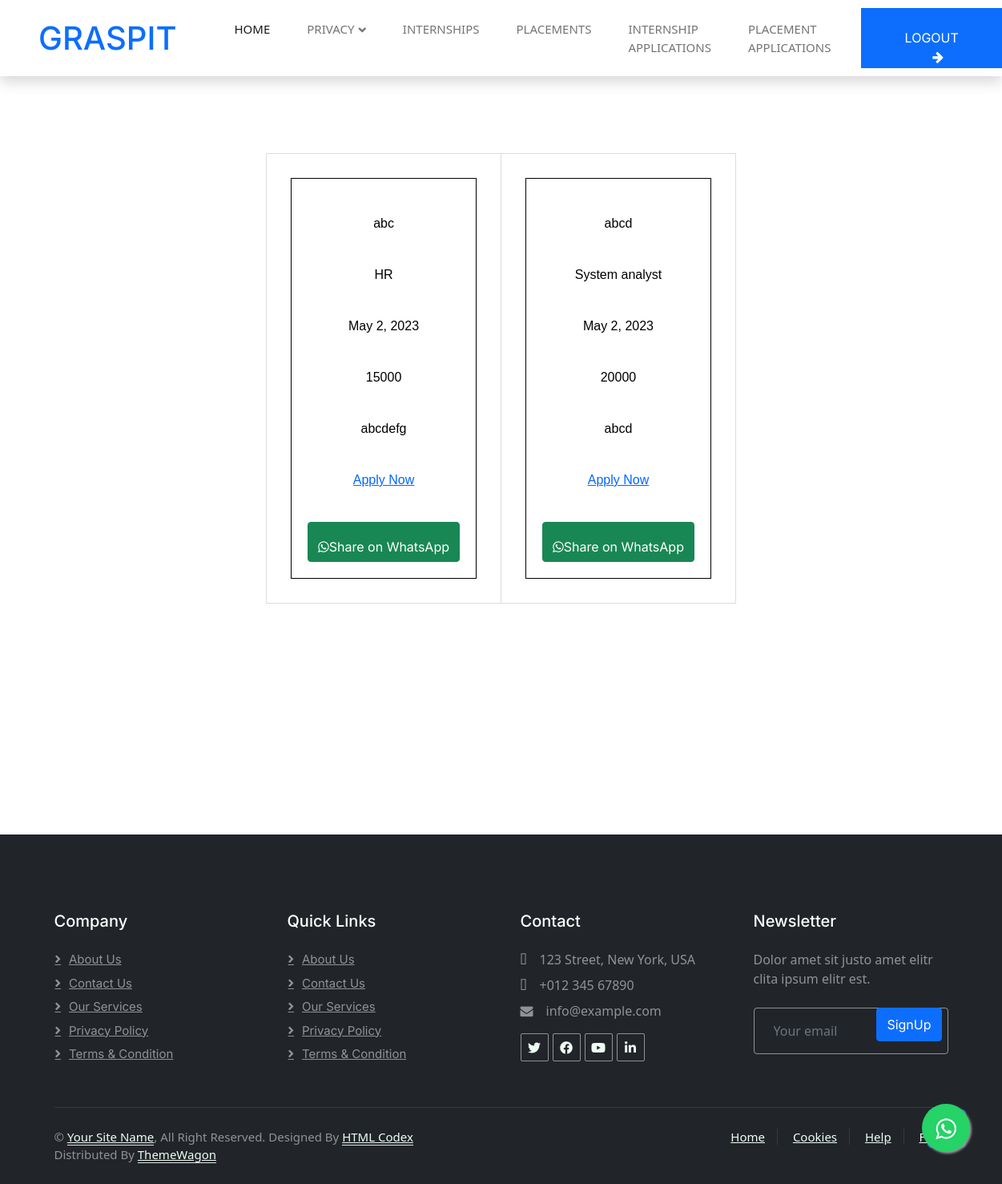
Page /WUser/vewplcmnts/ (signed in) on the committed database.
### Company/models.py (models this page shows)
class tbl_placements(models.Model):
    plc_title=models.CharField(max_length=50)
    plc_designation=models.CharField(max_length=50)
    plc_date=models.DateField(auto_now=True)
    plc_salary=models.IntegerField(default=0)
    plc_details=models.TextField(null=True)
    company=models.ForeignKey(CompanyRegistration,on_delete=models.SET_NULL,null=True)

### User/views.py (the view)
# urls.py: path('vewplcmnts/',views.viewplacements,name="ViewPlacements"),
def viewplacements(request):
    if 'uid' in request.session:
        plcmnt=tbl_placements.objects.all()
        return render(request,"User/ViewPlacements.html",{'PLCMNT':plcmnt})
    else:
        return redirect('webguest:Home')

### User/Templates/User/ViewPlacements.html (shortened to what this page needs)
{% extends 'User/Head.html' %}
{% load static %}
{% block content %}
<head>
    <link rel="stylesheet" href="https://maxcdn.bootstrapcdn.com/font-awesome/4.5.0/css/font-awesome.min.css">
<a href="https://api.whatsapp.com/send?phone=51955081075&text=Hola%21%20Quisiera%20m%C3%A1s%20informaci%C3%B3n%20sobre%20Varela%202." class="float" target="_blank">
<i class="fa fa-whatsapp my-float"></i>
</a>
<link href="https://cdn.jsdelivr.net/npm/bootstrap@5.1.3/dist/css/bootstrap.min.css" rel="stylesheet">
</head>
<br><br><br><br>
<div id="tab" align="center">
<div id="data">
    <table align="center" cellpadding="50" style="border-collapse: collapse">
        <tr>
            {% for i in PLCMNT %}
            <td>
                <div style="text-align:center;border:1px solid black;margin:22px;padding:20px">
                    <br>
                    <p>{{i.plc_title}}</p>
                    <br>
                    <p>{{i.plc_designation}}</p>
                    <br>
                    <p>{{i.plc_date}}</p>
                    <br>
                    <p>{{i.plc_salary}}</p>
                    <br>
                    <p>{{i.plc_details}}</p>
                    <br>
                    <p><a href="{% url 'webuser:apply_placement' i.id %}">Apply Now</a></p>
                    <br>
                    <a href="https://wa.me/9961644621?text=TITLE    :   {{i.plc_title}} ||  DESIGNATION  :   {{i.plc_designation}} ||     DATE   :   {{i.plc_date}} ||    SALARY   :   {{i.plc_salary}}   ||    DETAILS   :   {{i.plc_details}} " data-action="share/whatsapp/share" class="btn btn-success" style="color: white;"><i class="fa fa-whatsapp my-float danger"></i>Share on WhatsApp</a>
                </div>
            </td>
            {% endfor %}
    </table>
    <br><br><br>
</div>
</div>
<br><br><br><br><br><br><br>
{% endblock content %}

### Guest/static/Main/css/style.css (style rules this page uses)
:root { --primary: #00B074; --secondary: #2B9BFF; --light: #EFFDF5; --dark: #2B3940; }
.btn { font-family: 'Inter', sans-serif; font-weight: 600; transition: .5s; }

### Guest/static/form.css (style rules this page uses)
#tab { font-family: "Trebuchet MS", Arial, Helvetica, sans-serif; border-collapse: collapse; width: 100%; }
#tab td, #tab th { border: 1px solid #ddd; padding: 8px; color: black; }
#tab a { color:#06F; }

### User/Templates/User/ViewPlacements.html (style rules this page uses)
.float { position:fixed; width:60px; height:60px; bottom:40px; right:40px; background-color:#25d366; color:#FFF; border-radius:50px; text-align:center; font-size:30px; box-shadow: 2px 2px 3px #999; z-index:100; }
.my-float { margin-top:16px; }

### rows in the picture
tbl_placements: plc_title "abc", plc_designation "HR", plc_date "May 2, 2023", plc_salary "15000", plc_details "abcdefg"
tbl_placements: plc_title "abcd", plc_designation "System analyst", plc_date "May 2, 2023", plc_salary "20000", plc_details "abcd"
